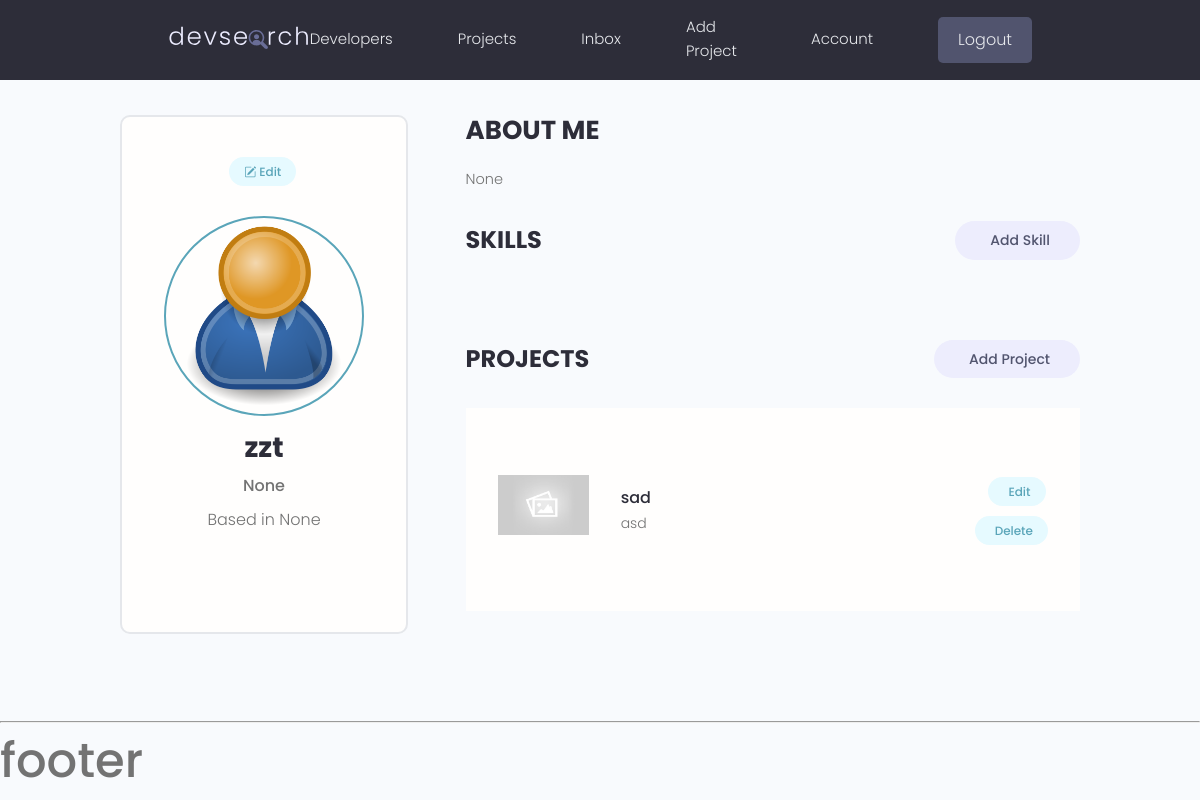
Page /users/account/ (signed in) on the committed database.
### users/models.py (models this page shows, shortened)
class Profile(models.Model):
    user = models.OneToOneField(User, on_delete=models.CASCADE, null=True)
    name = models.CharField(max_length=200, blank=True, null=True)
    username = models.CharField(max_length=200, blank=True, null=True)
    email = models.EmailField(max_length=500, blank=True, null=True)
    short_intro = models.CharField(max_length=200, blank=True, null=True)
    location = models.CharField(max_length=200, blank=True, null=True)
    bio = models.TextField(blank=True, null=True)
    profile_image = models.ImageField(null=True, blank=True,
                                      upload_to='profiles/', default='profiles/user-default.png')
    social_github = models.CharField(max_length=200, blank=True, null=True)
    social_twitter = models.CharField(max_length=200, blank=True, null=True)
    social_linkedin = models.CharField(max_length=200, blank=True, null=True)
    social_youtube = models.CharField(max_length=200, blank=True, null=True)
    social_website = models.CharField(max_length=200, blank=True, null=True)
    created = models.DateTimeField(auto_now_add=True)
    id = models.UUIDField(default=uuid.uuid4, unique=True,
                          primary_key=True, editable=False)
    class Meta:
        ordering = ['created']

### projects/models.py (models this page shows, shortened)
class Project(models.Model):
    owner = models.ForeignKey(Profile, null=True, blank=True, on_delete=models.SET_NULL)
    title = models.CharField(max_length=200)
    description = models.TextField(null=True, blank=True)
    featured_image = models.ImageField(null=True, blank=True, default='default.jpg')
    demo_link = models.CharField(max_length=2000, null=True, blank=True)
    source_link = models.CharField(max_length=2000, null=True, blank=True)
    tags = models.ManyToManyField('Tag', blank=True)
    vote_total = models.IntegerField(default=0, null=True, blank=True)
    vote_ratio = models.IntegerField(default=0, null=True, blank=True)
    created = models.DateTimeField(auto_now_add=True)
    id = models.UUIDField(default=uuid.uuid4, unique=True,
                          primary_key=True, editable=False)
    class Meta:
        ordering = ['-vote_ratio', '-vote_total', 'title']

### users/views.py (the view)
# urls.py: path('account/', views.userAccount, name='user-account'),
@login_required(login_url='login')
def userAccount(request):
    profile = request.user.profile
    skills = profile.skill_set.all()
    projects = profile.project_set.all()
    context = {
        'profile': profile,
        'skills': skills,
        'projects': projects,
    }
    return render(request, 'users/account.html', context)

### users/templates/users/account.html (shortened to what this page needs)
{% extends 'main.html' %}
{% block content %}
    <main class="settingsPage profile my-md">
        <div class="container">
            <div class="layout">
                <div class="column column--1of3">
                    <div class="card text-center">
                        <div class="card__body dev">
                            <a class="tag tag--pill tag--main settings__btn" href="{% url 'edit-account' %}"><i
                                    class="bi bi-pencil-square"></i>
                                Edit</a>
                            <img class="avatar avatar--xl dev__avatar"
                                 src="{{ profile.profile_image.url }}"/>
                            <h2 class="dev__name">{{ profile.name }}</h2>
                            <p class="dev__title">{{ profile.short_intro }}</p>
                            <p class="dev__location">Based in {{ profile.location }}</p>
                        </div>
                    </div>
                </div>
                <div class="column column--2of3">
                    <div class="devInfo">
                        <h3 class="devInfo__title">About Me</h3>
                        <p class="devInfo__about">
                            {{ profile.bio }}
                        </p>
                    </div>
                    <div class="settings">
                        <h3 class="settings__title">Skills</h3>
                        <a class="tag tag--pill tag--sub settings__btn tag--lg" href="{% url 'create-skill' %}"> Add
                            Skill</a>
                    </div>
                    <div class="settings">
                        <h3 class="settings__title">Projects</h3>
                        <a class="tag tag--pill tag--sub settings__btn tag--lg" href="{% url 'create-project' %}"> Add
                            Project</a>
                    </div>
                    <table class="settings__table">
                        {% for project in projects %}
                            <tr>
                                <td class="settings__thumbnail">
                                    <a href="single-project.html"><img src="{{ project.featured_image.url }}"
                                                                       alt="Project Thumbnail"/></a>
                                </td>
                                <td class="settings__tableInfo">
                                    <a href="{% url 'project' project.id %}">{{ project.title }}</a>
                                    <p>
                                        {{ project.description }}
                                    </p>
                                </td>
                                <td class="settings__tableActions">
                                    <a class="tag tag--pill tag--main settings__btn"
                                       href="{% url 'update-project' project.id %}">
                                        Edit</a>
                                    <a class="tag tag--pill tag--main settings__btn"
                                       href="{% url 'delete-project' project.id %}">
                                        Delete</a>
                                </td>
                            </tr>
                        {% endfor %}
                    </table>
                </div>
            </div>
        </div>
    </main>
{% endblock content %}

### static/styles/app.css (style rules this page uses)
:root { --color-sub: #2d2d39; }
.card { border: 2px solid var(--color-light); }
img { width: 100%; }
.profile .card > .dev { padding: 4rem; }
.dev__avatar { display: block; margin: auto; }
.dev__name { color: var(--color-sub); font-size: 2.8rem; font-weight: 700; margin-top: 1rem; margin-bottom: 0.5rem; }
.dev__title { font-size: 1.6rem; font-weight: 500; line-height: 1.3; }
.dev__location { margin-top: 1rem; }
.devInfo { margin-bottom: 3rem; }
.devInfo__title, .devInfo__subtitle { font-size: 2.6rem; color: var(--color-sub); text-transform: uppercase; font-weight: 700; margin-bottom: 1.5rem; }
.devInfo__about, .devSkill__info { font-size: 1.45rem; line-height: 1.7; text-align: justify; }
.settingsPage .dev > .settings__btn { display: inline-block; margin-bottom: 3rem; }
.settings { display: flex; justify-content: space-between; align-items: center; }
.settings__title { font-size: 2.4rem; text-transform: uppercase; font-weight: 700; color: var(--color-sub); }
.settings__table { margin-top: 3rem; margin-bottom: 5rem; padding: 0 3rem; background: var(--color-white); }
.settings__table tr { width: 100%; }
.settings__table tr > td { padding: 2rem 0; }
.settings__thumbnail { width: 23%; min-width: 10rem; }
.settings__thumbnail img { padding-right: 3rem; height: 15rem; object-fit: contain; }
.settings__tableInfo { width: 100%; }
.settings__tableInfo h4, .settings__tableInfo a { padding-right: 1rem; width: auto; font-size: 1.6rem; font-weight: 500; color: var(--color-sub); }
.settings__tableInfo p { font-size: 1.4rem; }
.settings__tableActions { text-align: right; }

### static/uikit/styles/modules/_variables.css (style rules this page uses)
:root { --color-main: #5aa5b9; --color-main-light: #e6faff; --color-sub: #3f4156; --color-sub-light: #51546e; --color-sub-lighter: #ededfd; --color-text: #737373; --color-gray: #8b8b8b; --color-light: #e5e7eb; --color-light-gray: #767676; --color-bg: #f8fafd; --color-white: #fffefd; --color-white-light: #f3f3f3; --color-success: #359e64; --color-success-bg: #def8e8; --color-error: #fc4b0b; --color-error-bg: #fff2ee; --font-base: 'Poppins', arial, helvetica, 'Segoe UI', roboto, ubuntu, sans-serif; --font-monospace: 'Fira Code', 'Courier New', courier, monospace; --font-regular: 300; --font-medium: 500; --font-bold: 700; --generic-shadow: 1px 1px 5px #00000010; --generic-transition: all 0.3s ease-in-out; }

### static/uikit/styles/modules/_base.css (style rules this page uses)
* { margin: 0; padding: 0; box-sizing: border-box; text-rendering: optimizeLegibility; color: inherit; font-size: inherit; }
html { font-size: 50%; }
@media only screen and (min-width: 480px) { html { font-size: 56.25%; } }
@media only screen and (min-width: 1200px) { html { font-size: 62.5%; } }
body { line-height: 1.6; font-weight: 400; font-size: 1.5rem; color: var(--color-text); background-color: var(--color-bg); min-height: 100vh; }

### static/uikit/styles/modules/_typography.css (style rules this page uses)
* { font-family: var(--font-base); }
h2 { font-size: 3.6rem; font-weight: var(--font-bold); }
h3 { font-size: 3.2rem; font-weight: var(--font-medium); }
p, span, strong { font-size: 1.6rem; color: var(--color-text); font-weight: var(--font-regular); }
a { padding-bottom: 2px; text-decoration: none; display: inline-block; color: var(--color-main); font-weight: var(--font-medium); }

### static/uikit/styles/modules/_utilities.css (style rules this page uses)
.container { width: 92%; max-width: 165rem; margin: 0 auto; box-sizing: border-box; }
@media screen and (min-width: 1000px) { .container { width: 90%; } }
@media screen and (min-width: 1200px) { .container { width: 80%; } }
.text-center { text-align: center; }
.my-md { margin: 3rem auto; }

### static/uikit/styles/modules/_avatar.css (style rules this page uses)
.avatar { border-radius: 50%; border: 2px solid var(--color-main); object-fit: cover; }
.avatar--xl { height: 20rem; width: 20rem; }

### static/uikit/styles/modules/_card.css (style rules this page uses)
.card { border-radius: 1rem; background-color: var(--color-white); border: 1.5px solid var(--color-light); width: auto; height: auto; margin-top: 0.5rem; margin-bottom: 0.5rem; overflow: hidden; }
.card__body, .card__header { padding: 2rem 2.5rem; }

### static/uikit/styles/modules/_layout.css (style rules this page uses)
.layout { display: flex; flex-flow: row wrap; justify-content: space-between; }
.layout > .column { margin-bottom: 3rem; }
.layout > .column.column--1of3 { flex-basis: 30%; }
.layout > .column.column--2of3 { flex-basis: 64%; }

### rows in the picture
Profile: profile_image (placeholder picture), name "zzt", short_intro "None", location "None", bio "None"
Project: featured_image (placeholder picture), title "sad", description "asd"
